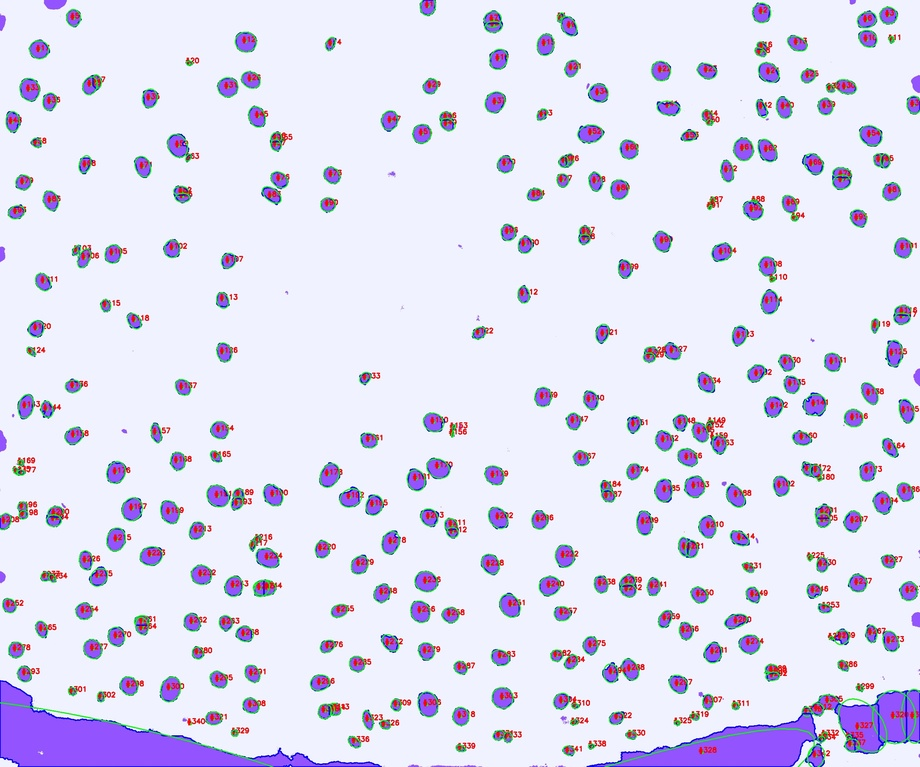
#> input picture vessels.jpg, 920 x 767 px, shrunk from 2464 x 2056 before the run
$ python trait_extract_gray.py --image vessels.jpg   (older library calls are emulated)
#> lines starting #> are read from the running program, lines starting #| are printed output that depends on the picture; after the words box and inside, x2 and y2 are one past the last pixel; in counts of white or black regions, pixels touching at a corner belong together
### tools/curvature.py
import numpy as np
from scipy import optimize


class ComputeCurvature:

    def __init__(self,x,y):
        """ Initialize some variables """
        self.xc = 0  # X-coordinate of circle center
        self.yc = 0  # Y-coordinate of circle center
        self.r = 0   # Radius of the circle
        self.xx = np.array([])  # Data points
        self.yy = np.array([])  # Data points
        self.x = x  # X-coordinate of circle center
        self.y = y  # Y-coordinate of circle center

    def calc_r(self, xc, yc):
        """ calculate the distance of each 2D points from the center (xc, yc) """
        return np.sqrt((self.xx-xc)**2 + (self.yy-yc)**2)

    def f(self, c):
        """ calculate the algebraic distance between the data points and the mean circle centered at c=(xc, yc) """
        ri = self.calc_r(*c)
        return ri - ri.mean()

    def df(self, c):
        """ Jacobian of f_2b
        The axis corresponding to derivatives must be coherent with the col_deriv option of leastsq"""
        xc, yc = c
        df_dc = np.empty((len(c), self.x.size))

        ri = self.calc_r(xc, yc)
        df_dc[0] = (xc - self.x)/ri                   # dR/dxc
        df_dc[1] = (yc - self.y)/ri                   # dR/dyc
        df_dc = df_dc - df_dc.mean(axis=1)[:, np.newaxis]
        return df_dc

    def fit(self, xx, yy):
        self.xx = xx
        self.yy = yy
        center_estimate = np.r_[np.mean(xx), np.mean(yy)]
        center = optimize.leastsq(self.f, center_estimate, Dfun=self.df, col_deriv=True)[0]

        self.xc, self.yc = center
        ri = self.calc_r(*center)
        self.r = ri.mean()

        return 1 / self.r  # Return the curvature

### trait_extract_gray.py
"""
Name: color_segmentation.py

Version: 1.0

Summary:  Extract plant traits (leaf area, width, height, ) by paralell processing

Author: suxing liu

Author-email: suxingliu@gmail.com

Created: 2018-09-29

USAGE:

time python trait_extract.py -i trial3.jpg -s gray -n 3


"""

import argparse
import os
import warnings

import cv2
import matplotlib.pyplot as plt
import numpy as np
from scipy import ndimage
from scipy.spatial import distance as dist
from skimage import img_as_float, img_as_ubyte, img_as_bool
from skimage.feature import peak_local_max
from skimage.morphology import watershed, medial_axis
from sklearn.cluster import KMeans

from tools.curvature import ComputeCurvature

warnings.filterwarnings("ignore")


MBFACTOR = float(1<<20)


# generate foloder to store the output results
def mkdir(path):
    # import module
    import os

    # remove space at the beginning
    path=path.strip()
    # remove slash at the end
    path=path.rstrip("\\")

    # path exist?   # True  # False
    isExists=os.path.exists(path)

    # process
    if not isExists:
        # construct the path and folder
        print(path + ' folder constructed!')
        # make dir
        os.makedirs(path)
        return True
    else:
        # if exists, return
        print(path+' path exists!')
        return False


def color_cluster_seg(image, args_colorspace, args_channels, args_num_clusters):

    # Change image color space, if necessary.
    colorSpace = args_colorspace.lower()

    if colorSpace == 'hsv':
        image = cv2.cvtColor(image, cv2.COLOR_BGR2HSV)

    elif colorSpace == 'ycrcb' or colorSpace == 'ycc':
        image = cv2.cvtColor(image, cv2.COLOR_BGR2YCrCb)

    elif colorSpace == 'lab':
        image = cv2.cvtColor(image, cv2.COLOR_BGR2LAB)

    else:
        colorSpace = 'bgr'  # set for file naming purposes

    # Keep only the selected channels for K-means clustering.
    if args_channels != 'all':
        channels = cv2.split(image)
        channelIndices = []
        for char in args_channels:
            channelIndices.append(int(char))
        image = image[:,:,channelIndices]
        if len(image.shape) == 2:
            image.reshape(image.shape[0], image.shape[1], 1)

    (width, height, n_channel) = image.shape

    #print("image shape: \n")
    #print(width, height, n_channel)


    # Flatten the 2D image array into an MxN feature vector, where M is the number of pixels and N is the dimension (number of channels).
    reshaped = image.reshape(image.shape[0] * image.shape[1], image.shape[2])


    # Perform K-means clustering.
    if args_num_clusters < 2:
        print('Warning: num-clusters < 2 invalid. Using num-clusters = 2')

    #define number of cluster
    numClusters = max(2, args_num_clusters)

    # clustering method
    kmeans = KMeans(n_clusters = numClusters, n_init = 40, max_iter = 500).fit(reshaped)

    # get lables
    pred_label = kmeans.labels_

    # Reshape result back into a 2D array, where each element represents the corresponding pixel's cluster index (0 to K - 1).
    clustering = np.reshape(np.array(pred_label, dtype=np.uint8), (image.shape[0], image.shape[1]))

    # Sort the cluster labels in order of the frequency with which they occur.
    sortedLabels = sorted([n for n in range(numClusters)],key = lambda x: -np.sum(clustering == x))

    # Initialize K-means grayscale image; set pixel colors based on clustering.
    kmeansImage = np.zeros(image.shape[:2], dtype=np.uint8)
    for i, label in enumerate(sortedLabels):
        kmeansImage[clustering == label] = int(255 / (numClusters - 1)) * i

    ret, thresh = cv2.threshold(kmeansImage,0,255,cv2.THRESH_BINARY | cv2.THRESH_OTSU)

    #print("thresh.dtype")
    #print(thresh.dtype)


    nb_components, output, stats, centroids = cv2.connectedComponentsWithStats(thresh, connectivity=8)

    sizes = stats[1:, -1]

    nb_components = nb_components - 1

    min_size = 150

    img_thresh = np.zeros([width, height], dtype=np.uint8)

    #for every component in the image, you keep it only if it's above min_size
    for i in range(0, nb_components):
        if sizes[i] >= min_size:
            img_thresh[output == i + 1] = 255

    #from skimage import img_as_ubyte

    #img_thresh = img_as_ubyte(img_thresh)

    print("img_thresh.dtype")
    print(img_thresh.dtype)

    return img_thresh


def medial_axis_image(thresh):

    #convert an image from OpenCV to skimage
    thresh_sk = img_as_float(thresh)

    image_bw = img_as_bool((thresh_sk))

    image_medial_axis = medial_axis(image_bw)

    return image_medial_axis


def watershed_seg(orig, thresh, min_distance_value):

    # compute the exact Euclidean distance from every binary
    # pixel to the nearest zero pixel, then find peaks in this
    # distance map
    D = ndimage.distance_transform_edt(thresh)

    localMax = peak_local_max(D, indices = False, min_distance = min_distance_value,  labels = thresh)

    # perform a connected component analysis on the local peaks,
    # using 8-connectivity, then appy the Watershed algorithm
    markers = ndimage.label(localMax, structure = np.ones((3, 3)))[0]

    labels = watershed(-D, markers, mask = thresh)

    print("[INFO] {} unique segments found\n".format(len(np.unique(labels)) - 1))

    return labels


# [110 lines left out: function comp_external_contour, not called in this run]


def compute_curv(orig, labels):

    gray = cv2.cvtColor(orig, cv2.COLOR_BGR2GRAY)

    curv_sum = 0.0
    count = 0
    # curvature computation
    # loop over the unique labels returned by the Watershed algorithm
    for index, label in enumerate(np.unique(labels), start = 1):
        # if the label is zero, we are examining the 'background'
        # so simply ignore it
        if label == 0:
            continue

        # otherwise, allocate memory for the label region and draw
        # it on the mask
        mask = np.zeros(gray.shape, dtype = "uint8")
        mask[labels == label] = 255

        # detect contours in the mask and grab the largest one
        #cnts = cv2.findContours(mask.copy(), cv2.RETR_EXTERNAL, cv2.CHAIN_APPROX_SIMPLE)[-2]
        contours, hierarchy = cv2.findContours(mask.copy(),cv2.RETR_TREE, cv2.CHAIN_APPROX_SIMPLE)
        c = max(contours, key = cv2.contourArea)

        # draw a circle enclosing the object
        ((x, y), r) = cv2.minEnclosingCircle(c)
        label_trait = cv2.circle(orig, (int(x), int(y)), 3, (0, 255, 0), 2)
        label_trait = cv2.putText(orig, "#{}".format(label), (int(x) - 10, int(y)), cv2.FONT_HERSHEY_SIMPLEX, 0.6, (0, 0, 255), 2)
        #cv2.putText(orig, "#{}".format(curvature), (int(x) - 10, int(y)), cv2.FONT_HERSHEY_SIMPLEX, 0.6, (0, 0, 255), 2)


        if len(c) >= 5 :
            label_trait = cv2.drawContours(orig, [c], -1, (255, 0, 0), 2)
            ellipse = cv2.fitEllipse(c)
            label_trait = cv2.ellipse(orig,ellipse,(0,255,0),2)

            c_np = np.vstack(c).squeeze()
            count+=1

            x = c_np[:,0]
            y = c_np[:,1]

            comp_curv = ComputeCurvature(x, y)
            curvature = comp_curv.fit(x, y)

            curv_sum = curv_sum + curvature

        else:
            # optional to "delete" the small contours
            label_trait = cv2.drawContours(orig, [c], -1, (0, 0, 255), 2)
            print("lack of enough points to fit ellipse")


    print('average curvature = {0:.2f}'.format(curv_sum/count))

    return curv_sum/count, label_trait


def extract_traits(image):

    #gray = cv2.cvtColor(image, cv2.COLOR_BGR2GRAY)

    abs_path = os.path.abspath(args['image'])

    filename, file_extension = os.path.splitext(args['image'])

    file_size = os.path.getsize(args['image'])/MBFACTOR


    # make the folder to store the results
    #current_path = abs_path + '/'
    base_name = os.path.splitext(os.path.basename(filename))[0]
    # save folder construction
    mkpath = os.path.dirname(abs_path) +'/' + base_name
    mkdir(mkpath)
    save_path = mkpath + '/'
    print("results_folder: " + save_path)

    if (file_size > 5.0):
        print("It will take some time due to larger file size {0} MB".format(str(int(file_size))))
    else:
        print("Segmentaing plant object using automatic color clustering method... ")

    #make backup image
    orig = image.copy()

    args_colorspace = args['color_space']
    args_channels = args['channels']
    args_num_clusters = args['num_clusters']

    #color clustering based plant object segmentation
    thresh = color_cluster_seg(orig, args_colorspace, args_channels, args_num_clusters)

    # save segmentation result
    result_file = (save_path + filename + '_seg' + file_extension)
    #print(filename)
    cv2.imwrite(result_file, thresh)

    #accquire medial axis of segmentation mask
    image_medial_axis = medial_axis_image(thresh)

    # save medial axis result
    result_file = (save_path + filename + '_medial_axis' + file_extension)
    cv2.imwrite(result_file, img_as_ubyte(image_medial_axis))


    min_distance_value = 5
    #watershed based leaf area segmentaiton
    labels = watershed_seg(orig, thresh, min_distance_value)

    #save watershed result label image
    result_file = (save_path + filename + '_label' + file_extension)
    plt.imsave(result_file, img_as_float(labels), cmap = "Spectral")

    (avg_curv, label_trait) = compute_curv(orig, labels)

     #save watershed result label image
    result_file = (save_path + filename + '_curv' + file_extension)
    cv2.imwrite(result_file, label_trait)

    '''
    #find external contour
    (trait_img, area, solidity, max_width, max_height) = comp_external_contour(image.copy(),thresh)
    # save segmentation result
    result_file = (save_path + filename + '_excontour' + file_extension)
    #print(filename)
    cv2.imwrite(result_file, trait_img)
    '''

    #return filename,area, solidity, max_width, max_height, avg_curv


if __name__ == '__main__':

    ap = argparse.ArgumentParser()
    ap.add_argument('-i', '--image', required = True, help = 'Path to image file')
    ap.add_argument('-s', '--color-space', type =str, default ='lab', help='Color space to use: BGR (default), HSV, Lab, YCrCb (YCC)')
    ap.add_argument('-c', '--channels', type = str, default='1', help='Channel indices to use for clustering, where 0 is the first channel,'
                                                                       + ' 1 is the second channel, etc. E.g., if BGR color space is used, "02" '
                                                                       + 'selects channels B and R. (default "all")')
    ap.add_argument('-n', '--num-clusters', type = int, default = 2,  help = 'Number of clusters for K-means clustering (default 3, min 2).')
    args = vars(ap.parse_args())


    # load original image
    image = cv2.imread(args['image'])
#> image is the input picture: shape (767, 920, 3); mean B, G, R 241.4, 221.5, 223.5

    print(image.shape)
#| (767, 920, 3)
    print(image.dtype)
#| uint8

    if args['color_space'] == 'gray':

        gray = cv2.cvtColor(image, cv2.COLOR_BGR2GRAY)
        image = cv2.cvtColor(gray,cv2.COLOR_GRAY2RGB)

    extract_traits(image)
#> in color_cluster_seg, `image = image[:,:,channelIndices]`:
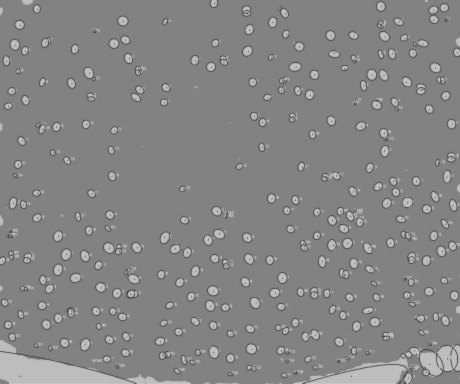
#> image: shape (767, 920, 1) (shown at 1/2 size); min 57, max 204, mean 133.2
#> in color_cluster_seg, `clustering = np.reshape(np.array(pred_label, dtype=np.uint8), (image.s..`:
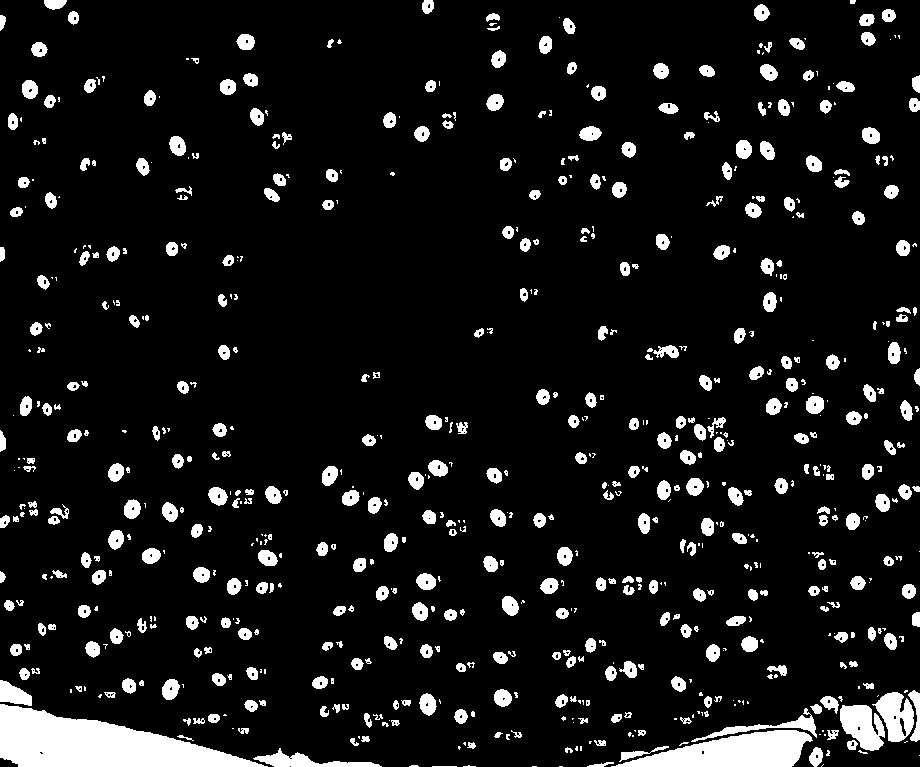
#> clustering: shape (767, 920); values 0 (black) and 1 (white), 8.9% white; 697 white regions (264 under 20 px), largest, box (x1, y1, x2, y2) and area: (0, 704, 268, 767) 9418, (611, 730, 813, 767) 4447, (840, 705, 885, 751) 1397
#> in color_cluster_seg, `sortedLabels = sorted([n for n in range(numClusters)],key = lambda x: ..`: sortedLabels = [0, 1]
#> the loop in color_cluster_seg, `for i, label in enumerate(sortedLabels):` made 2 passes
#> label on passes 1 to 2: 0, 1
#> in color_cluster_seg, `ret, thresh = cv2.threshold(kmeansImage,0,255,cv2.THRESH_BINARY | cv2...`: ret = 0
#> in color_cluster_seg, `nb_components, output, stats, centroids = cv2.connectedComponentsWithS..`:
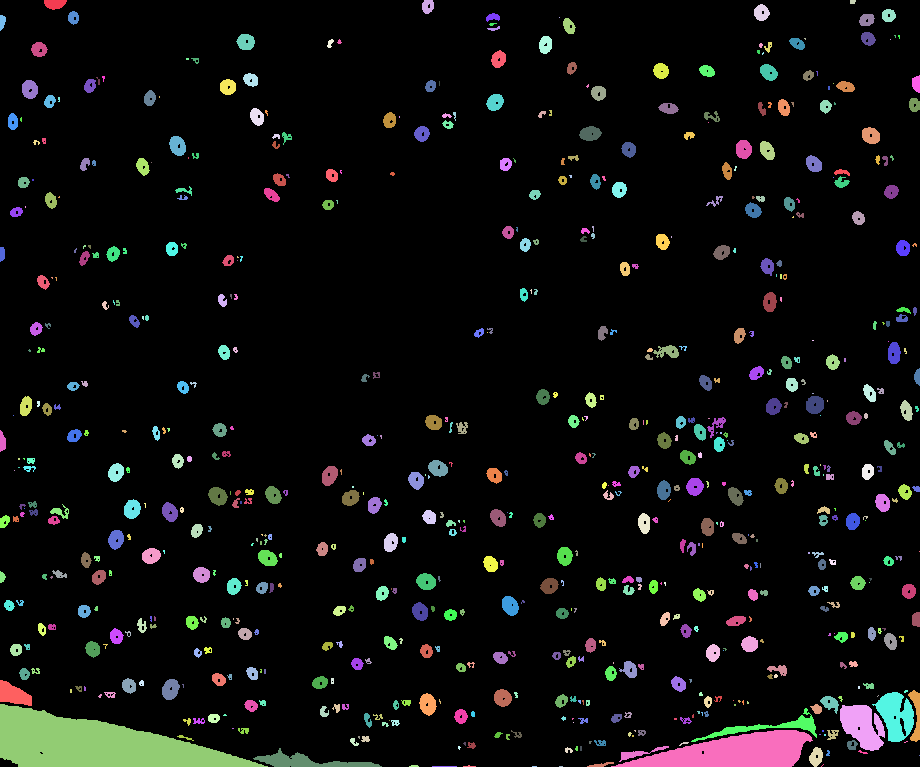
#> output: shape (767, 920) int32; 698 distinct labels, from 0 to 697; one colour per label, 0 black
#> in color_cluster_seg, `nb_components, output, stats, centroids = cv2.connectedComponentsWithS..`: nb_components = 698; stats = 698 rows, first 6: [0, 0, 920, 767, 642949], [44, 0, 23, 10, 175], [422, 0, 12, 14, 133], [850, 0, 6, 4, 22], [754, 4, 16, 17, 194], [882, 9, 14, 13, 142]; centroids = 698 pairs, first value 1.83 to 919, second value 1.41 to 766
#> in color_cluster_seg, `sizes = stats[1:, -1]`: sizes = 697 values, max 9418 at index 624, min 1 at index 9, mean 89.94
#> in color_cluster_seg, `nb_components = nb_components - 1`: nb_components = 697
#| uint8
#| [INFO] 228 unique segments found
#> in extract_traits, `plt.imsave(result_file, img_as_float(labels), cmap = "Spectral")`:
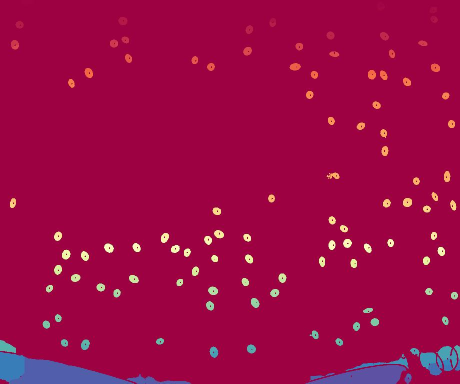
#> saved as vessels_label.jpg: shape (767, 920, 3) (shown at 1/2 size); mean R, G, B 156.2, 8.9, 70.7
#> in compute_curv, `gray = cv2.cvtColor(orig, cv2.COLOR_BGR2GRAY)`:
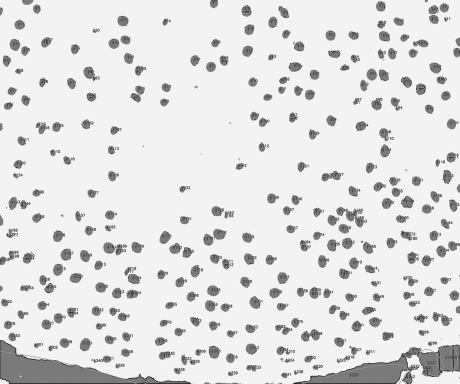
#> gray: shape (767, 920) (shown at 1/2 size); min 20, max 255, mean 224.4
#> the loop in compute_curv, `for index, label in enumerate(np.unique(labels), start = 1): # if the ..` made 229 passes
#> (r, ellipse, center_estimate in fit) on passes 2, 3, 4, 6: (11.1, ((54.99, -0.121), (17.44, 22.48), 76.95), [54.22, 5.33]), (7.53, ((759.8, 9.43), (9.52, 16.79), 70.87), [761.7, 9.21]), (7.28, ((762.5, 16.29), (6.51, 14.57), 70.25), [761.8, 16.25]), (6.14, ((869.4, 16.96), (7.82, 16.56), 174), [869.4, 19.28])
#> after the loop in compute_curv, `for index, label in enumerate(np.unique(labels), start = 1):`:
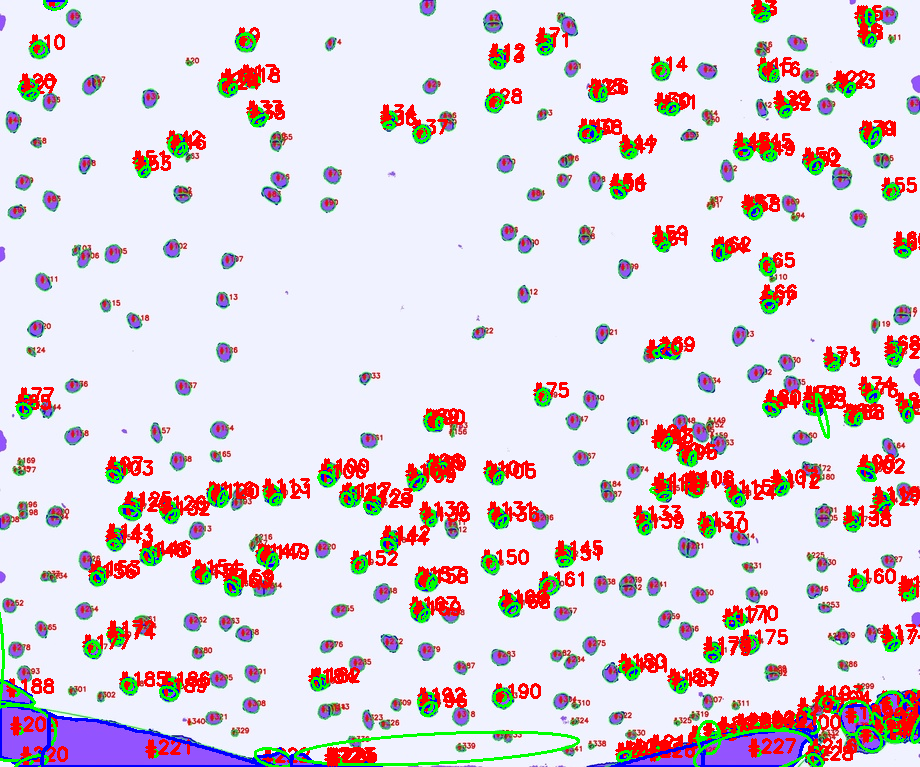
#> orig: shape (767, 920, 3); 11.73% of pixels changed, all inside (x1, y1, x2, y2) = (0, 0, 920, 767)
#| average curvature = 0.18

    '''
    (base_name, area, solidity, max_width, max_height, avg_curv) = extract_traits(image)


    # Write data
    trait_file = (os.path.dirname(os.path.abspath(args['image'])) +'/'  + 'trait.xlsx')

    if os.path.isfile(trait_file):
        # update values
        #Open an xlsx for reading
        wb = load_workbook(trait_file)

        #Get the current Active Sheet
        sheet = wb.get_active_sheet()

    else:
        # Keep presets
        wb = Workbook()
        sheet = wb.active

        sheet.cell(row = 1, column = 1).value = 'filename'
        sheet.cell(row = 1, column = 2).value = 'leaf_area'
        sheet.cell(row = 1, column = 3).value = 'solidity'
        sheet.cell(row = 1, column = 4).value = 'max_width'
        sheet.cell(row = 1, column = 5).value = 'max_height'
        sheet.cell(row = 1, column = 6).value = 'curvature'


    sheet.cell(row = int(base_name) + 1, column = 1).value = base_name
    sheet.cell(row = int(base_name) + 1, column = 2).value = area
    sheet.cell(row = int(base_name) + 1, column = 3).value = solidity
    sheet.cell(row = int(base_name) + 1, column = 4).value = max_width
    sheet.cell(row = int(base_name) + 1, column = 5).value = max_height
    sheet.cell(row = int(base_name) + 1, column = 6).value = avg_curv

    #save the csv file
    wb.save(trait_file)

    '''
